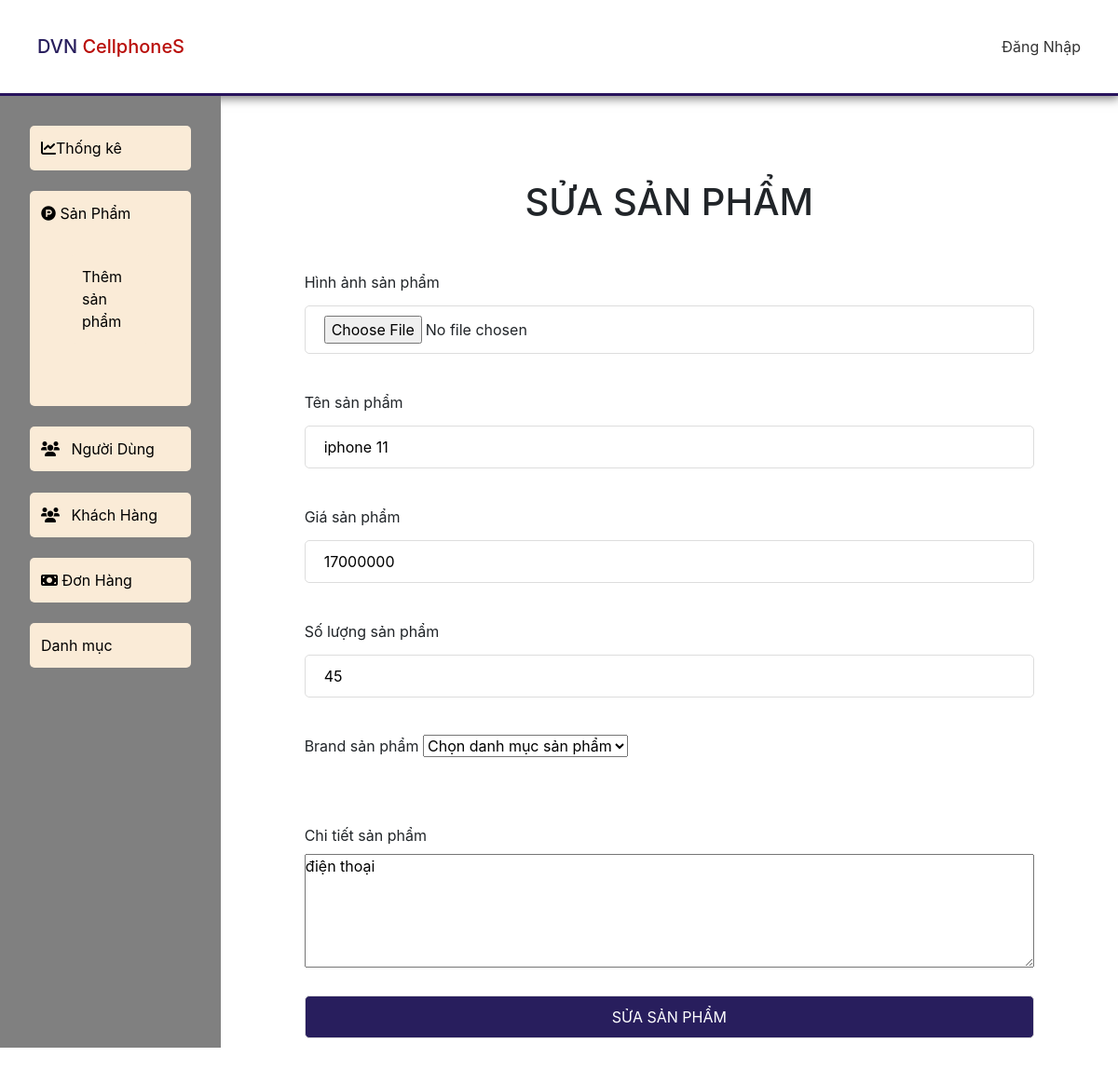
The page /DVNCellPhoneS/admin_edit_product.php?id=148 on the database its author committed.
### tables this page shows
CREATE TABLE `product` (
  `productID` int(11) UNSIGNED NOT NULL,
  `categoryID` int(11) NOT NULL,
  `productName` varchar(255) NOT NULL,
  `productPrice` varchar(100) NOT NULL,
  `productQuantity` int(11) NOT NULL,
  `productImage` varchar(50) NOT NULL,
  `productDetail` longtext NOT NULL
);

### DVNCellPhoneS/admin_edit_product.php (the view, shortened to what this page needs)
<?php
    include('db/connect.php');
    include('include/useradmin.php');
?>
<?php
    if(isset($_GET['id'])){
        $the_id_product = $_GET['id'];
    }
    $query = "SELECT * FROM product WHERE productID = $the_id_product";
    $result = mysqli_query($con,$query);
    $rows = mysqli_fetch_assoc($result);
?>
<!DOCTYPE html>
<html lang="en">
<head>
    <link rel="stylesheet" href="https://cdnjs.cloudflare.com/ajax/libs/font-awesome/6.0.0-beta2/css/all.min.css"
 />
    <link rel="stylesheet" href="css/ad.css">
    <link rel="stylesheet" href="https://maxcdn.bootstrapcdn.com/bootstrap/4.4.1/css/bootstrap.min.css">
    <link rel="stylesheet" href="css/admin.css">
</head>
<body>
    <div class="wrapper">
    <header class="header">
      <div class="container">
        <div class="logo">
            <h2>
                <span style="color: #281E5D;">DVN</span>
               <span style="color: #B90E0A;">CellphoneS</span>
            </h2>
        </div>
        <?php
            if(isset($user['username'])){
        ?>
        <div class="accout" id="log-and-reg">
          <a href="" class="login"><i class="ti-user"> </i>Xin chào <?php echo $user['username'] ?></a>
          <a onclick="return confirm('Bạn có chắc muốn đăng xuất?');" href="logout.php">Đăng xuất</a>
        </div>
        <?php
            }
            else{
        ?>
                <a href="login.php" class="login"><i class="ti-user"> </i>Đăng Nhập</a>
        <?php
            }
        ?>
      </div>
</header>
<div class="flex">
    <div class="admin-left">
        <ul>
            <li><a href="admin.php"><i class="fa-solid fa-chart-line"></i>Thống kê</a></li>
            <li><a href="admin_product.php"><i class="fa-brands fa-product-hunt"></i> Sản Phẩm</a>
                <ul>
                    <li><a href="admin_add_product.php">Thêm sản phẩm</a></li>
                </ul>
            </li>
            <li><a href="admin_account.php"><i class="fa-solid fa-users w-5 mr-2"></i> Người Dùng</a></li>
            <li><a href="admin_customer.php"><i class="fa-solid fa-users w-5 mr-2"></i> Khách Hàng</a></li>
            <li><a href="admin_bill.php"><i class="fa-solid fa-money-bill"></i> Đơn Hàng</a></li>
            <li><a href="admin_category.php">Danh mục</a></li>
        </ul>
    </div>
    <div class="content-product-function">
        <div class="add-product">
                    <h1>SỬA SẢN PHẨM</h1>
                <form action="" method="POST">
                <label for="productImage">Hình ảnh sản phẩm</label>
                <input type="file" name="productImage" id="productImage" value="<?php echo $rows['productImage'];?>">
                <label for="productName">Tên sản phẩm</label>
                <input type="text" name="productName" id="productName" value = "<?php echo $rows['productName']; ?>">
                <label for="productPrice">Giá sản phẩm</label>
                <input type="text" name="productPrice" id="productPrice" value = "<?php echo $rows['productPrice']?>">
                <label for="productQuantity">Số lượng sản phẩm</label>
                <input type="text" name="productQuantity" id="productQuantity" value = "<?php echo $rows['productQuantity']?>">
                <label for="productBrand">Brand sản phẩm</label>
                <select name="productBrand" id="productBrand">
                    <option value="" selected>Chọn danh mục sản phẩm</option>
                </select>
                <label for="productDetail"> Chi tiết sản phẩm</label>
                <textarea type="text" name="productDetail" height="300" id="productDetail" rows="5" value = ""><?php echo $rows['productDetail']?></textarea>
                <button  type="submit" name="editProduct">SỬA SẢN PHẨM</button>
                </form>
        </div>
    </div>
</div>
<br>
</div>
</body>
</html>

### DVNCellPhoneS/css/ad.css (style rules this page uses)
article, aside, details, figcaption, figure, footer, header, hgroup, menu, nav, section { display: block; }
body { line-height: 1; }
ol, ul { list-style: none; }
html { --red-header-cl: #f73838; --blue-main-cl: #28135d; --red-hover-cl: rgb(185, 14, 10); --time-trans-hover: 0.3s; }
body { width: 100%; margin: 0px; padding: 0px; box-sizing: border-box; }
.container { width: 100%; height: auto; margin: 0 auto; padding-left: 15px; padding-right: 15px; position: relative; }
.header { border-bottom: solid var(--blue-main-cl); -webkit-box-shadow: 0px 12px 16px -15px rgba(0, 0, 0, 0.2); -moz-box-shadow: 0px 12px 16px -15px rgba(0, 0, 0, 0.2); box-shadow: 0px 12px 16px -15px rgba(0, 0, 0, 0.2); }
.header .container { display: flex; align-items: center; justify-content: space-between; padding: 5px 10px; height: 100px; }

### DVNCellPhoneS/css/admin.css (style rules this page uses)
* { padding: 0; margin: 0; box-sizing: border-box; }
a { color:#333; text-decoration: none; }
.wrapper { width:100%; height: auto; }
.header { width: 100%; height: auto; box-shadow: 0 2px 10px 1px rgb(0 0 0 / 50%); }
.logo h2 { margin: 0; font-size: 20px; padding-right: 0; }
.logo h2 span { padding: 0; }
.content-product-function { width: 35%; height: auto; }
.content-product-function { padding: 40px 40px 0px; }
.add-product { width: 100%; height: auto; background-color: #fff; padding: 30px 50px 10px; overflow-x: auto; }
.add-product h1 { text-align: center; width: 100%; margin: 20px 0px; }
.add-product label { margin-top: 30px; }
.add-product input { width: 100%; margin-top: 5px; padding: 10px 20px; border: 1px solid #ddd; border-radius: 5px; }
.add-product button { width: 100%; margin-top: 20px; padding: 10px 20px; border: 1px solid #ddd; border-radius: 5px; background-color: #281e5d; color: white; cursor: pointer; }
.flex { display: flex; }
.admin-left { width: 30%; background: grey; height: auto; }
.admin-left ul { padding: 2rem; }
.admin-left ul li { margin-bottom: 1.4rem; background: antiquewhite; padding: 0.75rem; border-radius: 5px; }

### DVNCellPhoneS/admin_edit_product.php (style rules this page uses)
.content-product-function { width: 100%; height: auto; }
.flex { display: flex; }
.admin-left { width: 25%; background: grey; height: auto; }
.admin-left ul { padding: 2rem; }
.admin-left ul li { margin-bottom: 1.4rem; background: antiquewhite; padding: 0.75rem; border-radius: 5px; }
textarea#productDetail { display: block; width: 100%; }
.admin-left a { text-decoration: none; color: black; }

### rows shown on the page
product: productName "iphone 11", productPrice "17000000", productQuantity "45", productDetail "điện thoại"
